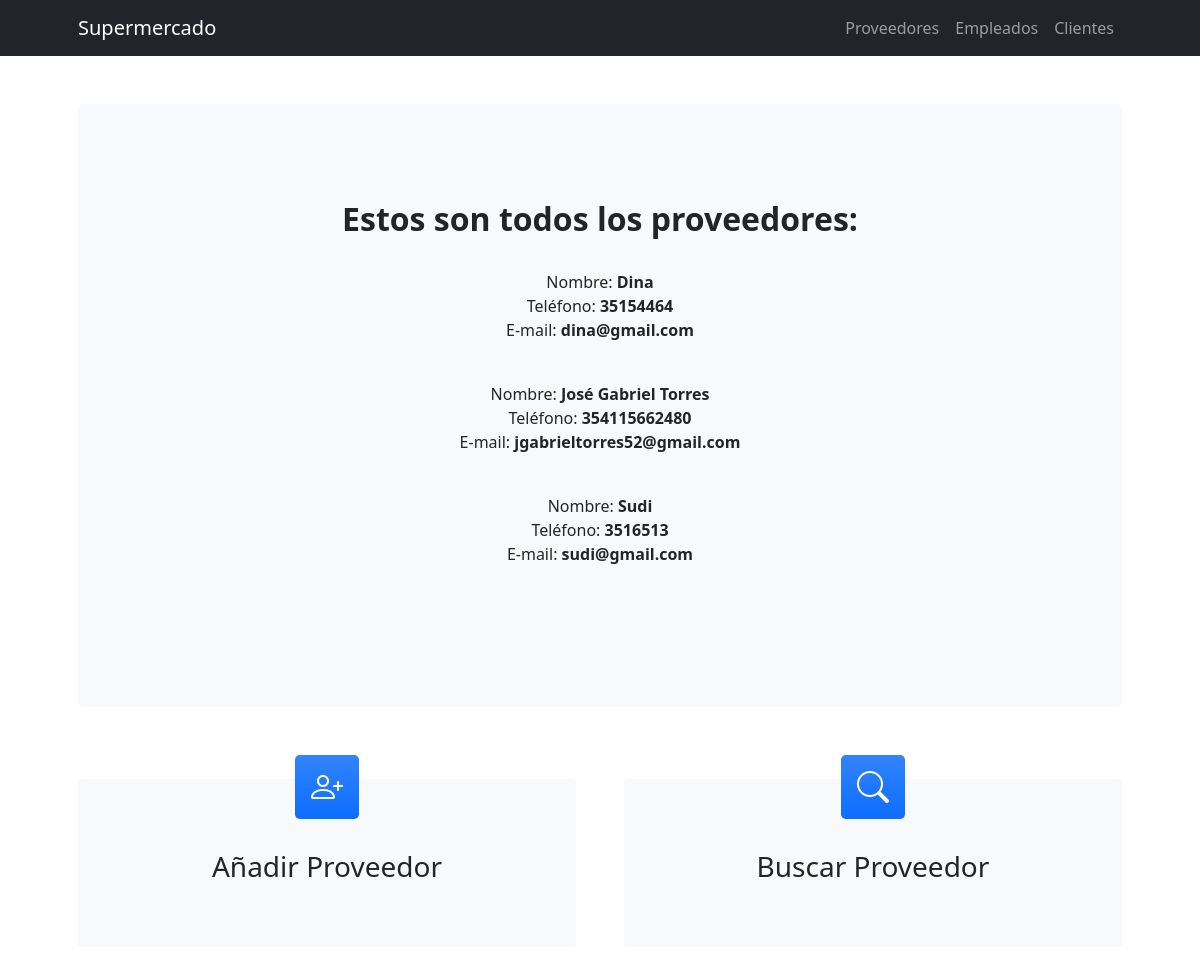
The app's page /app_super/ver_proveedores/ (upper part), older data.
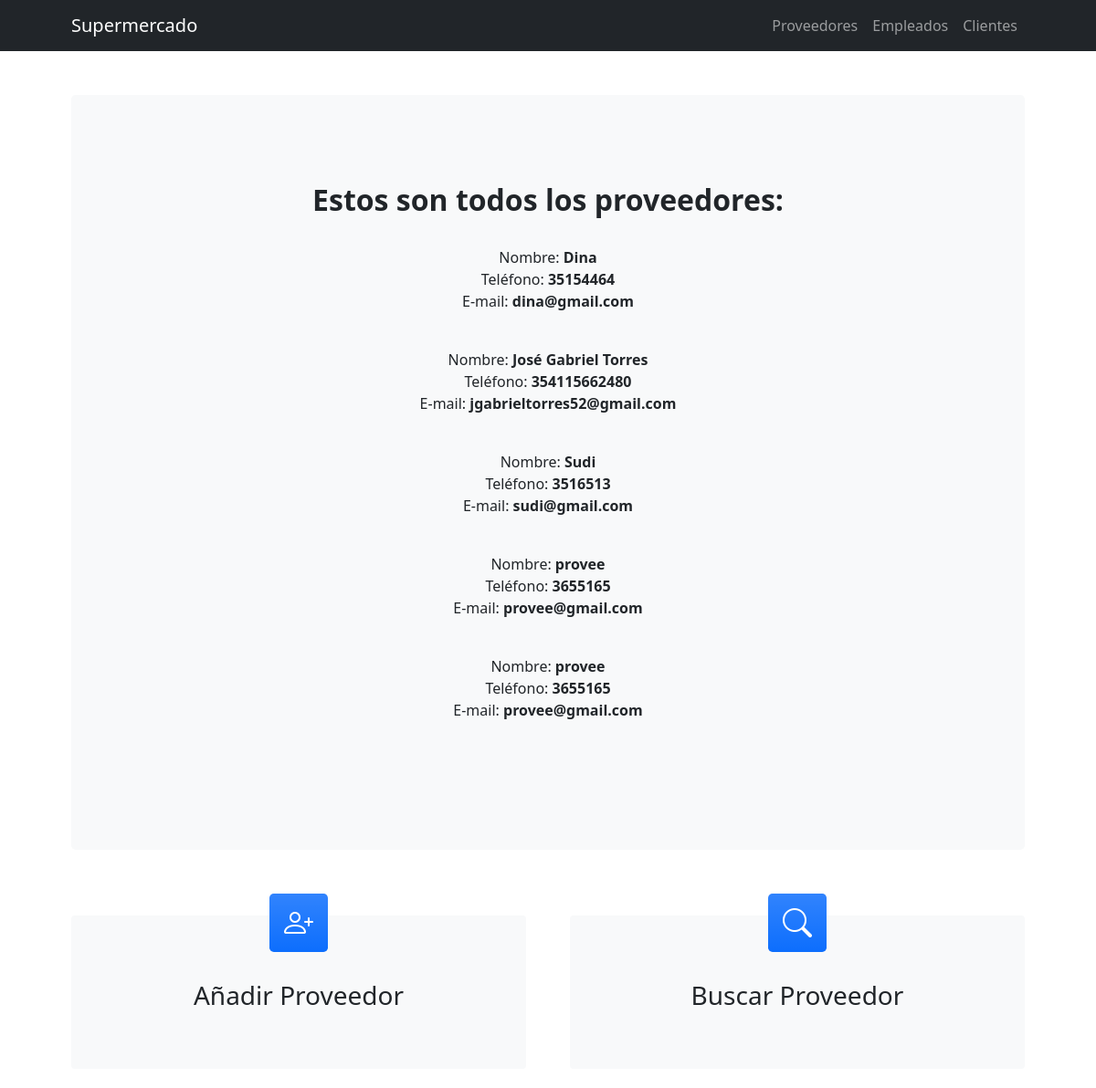
The same page, newer data.
### app_super/models.py (models this page shows, shortened)
class Proveedor(models.Model):
    nombre = models.CharField(max_length=50)
    telefono = models.IntegerField()
    email = models.EmailField()

### app_super/views.py (the view)
# urls.py: path('ver_proveedores/', ver_proveedores, name="ver_proveedores"),
def ver_proveedores(request):
    lista_proveedores = Proveedor.objects.all()
    return render(request, "app_super/ver_proveedores.html", {"lista_proveedores" : lista_proveedores})

### app_super/templates/app_super/ver_proveedores.html
{% extends "app_super/padre.html" %}
{% load static %}
{% block primero %}
<h2><b>Estos son todos los proveedores:</b></h2>
    {% for proveedor in lista_proveedores %}
    <p>
        <br>Nombre: <b>{{proveedor.nombre}}</b>
        <br>Teléfono: <b>{{proveedor.telefono}}</b>
        <br>E-mail: <b>{{proveedor.email}}</b>
    </p>
    {% endfor %}
{% endblock %}

Row changes from the older to the newer data that the page shows:
added Proveedor: nombre "provee", telefono "3655165", email "provee@gmail.com"
added Proveedor: nombre "provee", telefono "3655165", email "provee@gmail.com"
